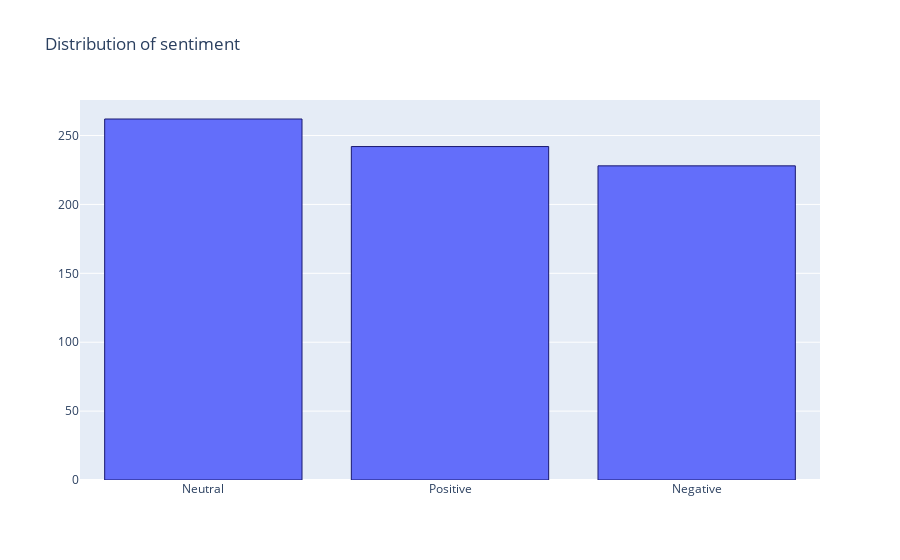

Notebook code for this chart:
### Code cell
#train

x = ['Neutral', 'Positive', 'Negative']
y = [262, 242, 228]

# Use the hovertext kw argument for hover text
fig = go.Figure(data=[go.Bar(x=x, y=y,
            hovertext=['40% of tweets', '31% of tweets', '29% of tweets'])])

# Customize aspect
#marker_color='rgb(158,202,225)'
fig.update_traces(marker_line_color='midnightblue',
                  marker_line_width=1.)
fig.update_layout(title_text='Distribution of sentiment')
fig.show()

### Figure 1 — Plotly figure (JSON) as saved in the notebook; plotly's stock layout.template omitted (floating-point values rounded to 4 significant figures)
{"data": [{"hovertext": ["40% of tweets", "31% of tweets", "29% of tweets"], "marker": {"line": {"color": "midnightblue", "width": 1}}, "type": "bar", "x": ["Neutral", "Positive", "Negative"], "y": [262, 242, 228]}], "layout": {"title": {"text": "Distribution of sentiment"}}}
